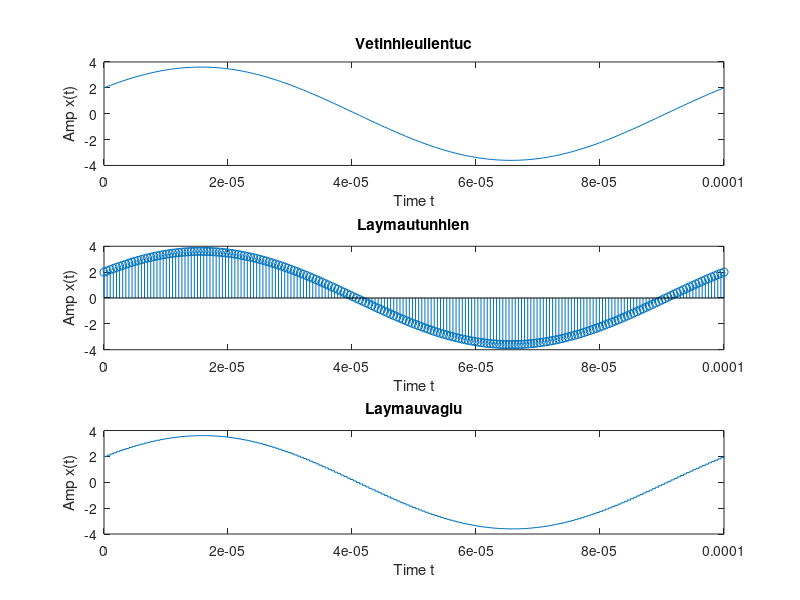

Source code (MATLAB):
function P1
clc;clear all;close all;
fs = 10000 ; %tansolaymau
Ts = 1/fs ; %chukylaymau
phase = 0 ; %phabandau
t=linspace(0,Ts,200);
xt = 2*cos(2*pi*fs*t+phase)+ 3*sin(2*pi*fs*t+phase);
%vetinhieulientuc
subplot(311);
plot(t,xt);
xlabel('Time t');
ylabel('Amp x(t)');
title('Vetinhieulientuc');
%Laymautunhien
subplot(312) ;
stem(t,xt);
xlabel('Time t');
ylabel('Amp x(t)');
title('Laymautunhien');
%Laymauvagiu
subplot(313);
stairs(t,xt);
xlabel('Time t');
ylabel('Amp x(t)');
title('Laymauvagiu');
end 